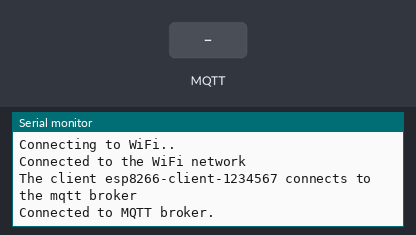
Bench run of a sketch on a simulated ESP8266 (NodeMCU). Parts: the last lines printed to the serial monitor. The test bench sets the inputs (shaded band). WiFi joins after 1.5 s; servers stay silent unless stated; no MQTT or app messages arrive unless stated.

Above: at 2.7 s.
2.8 s: MQTT message "1" arrives on the first subscribed topic
At 3.6 s:
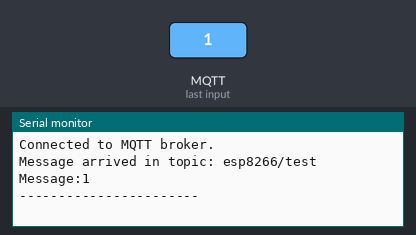
4.3 s: MQTT message "on" arrives on the first subscribed topic
At 4.8 s:
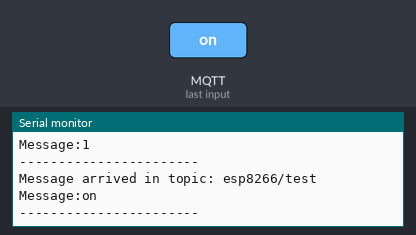
5.8 s: MQTT message "off" arrives on the first subscribed topic
At 7.1 s:
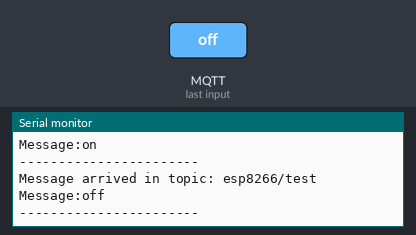

The sketch:

ESP8266-MQTT.ino
```cpp
/*

                  ESP8266 MQTT x EMQX

*/

#include <ESP8266WiFi.h>
#include <PubSubClient.h>

const char *wifi_ssid = "xxxxxxxxxxxxx";  // Enter your WiFi name
const char *wifi_pass = "xxxxxxxxxxxxx";  // Enter WiFi password

const char *mqtt_broker = "broker.emqx.io";  // broker address
const char *mqtt_topic = "esp8266/test";     // define topic
const char *mqtt_username = "emqx";          // username for authentication
const char *mqtt_password = "public";        // password for authentication
const int mqtt_port = 1883;                  // port of MQTT over TCP

WiFiClient espClient;
PubSubClient client(espClient);

//==========================================================================
void setup() {
  Serial.begin(115200);
  WiFi.begin(wifi_ssid, wifi_pass);

  while (WiFi.status() != WL_CONNECTED) {
    delay(500);
    Serial.println("Connecting to WiFi..");
  }

  Serial.println("Connected to the WiFi network");

  client.setServer(mqtt_broker, mqtt_port);
  client.setCallback(callback);
  while (!client.connected()) {
    uint32_t chipId = ESP.getChipId();
    String client_id = "esp8266-client-" + String(chipId);
    Serial.printf("The client %s connects to the mqtt broker\n", client_id.c_str());
    if (client.connect(client_id.c_str(), mqtt_username, mqtt_password)) {
      Serial.println("Connected to MQTT broker.");
      client.subscribe(mqtt_topic);
    } else {
      Serial.print("Failed to connect to MQTT broker, rc=");
      Serial.print(client.state());
      Serial.println(" Retrying in 5 seconds.");
      delay(5000);
    }
  }

  client.publish(mqtt_topic, "Hi EMQX I'm ESP8266 ^^");  // publish to the topic
  client.subscribe(mqtt_topic);                          // subscribe from the topic
}

//==========================================================================
void callback(char *topic, byte *payload, unsigned int length) {
  Serial.print("Message arrived in topic: ");
  Serial.println(mqtt_topic);
  Serial.print("Message:");
  for (int i = 0; i < length; i++) {
    Serial.print((char)payload[i]);
  }
  Serial.println();
  Serial.println("-----------------------");
}

//==========================================================================
void reconnect() {
  while (!client.connected()) {
    Serial.println("Reconnecting to MQTT broker...");
    uint32_t chipId = ESP.getChipId();
    String client_id = "esp8266-client-" + String(chipId);
    Serial.printf("The client %s connects to the public mqtt broker\n", client_id.c_str());
    if (client.connect(client_id.c_str(), mqtt_username, mqtt_password)) {
      Serial.println("Reconnected to MQTT broker.");
      client.subscribe(mqtt_topic);
    } else {
      Serial.print("Failed to reconnect to MQTT broker, rc = ");
      Serial.print(client.state());
      Serial.println("Retrying in 5 seconds.");
      delay(5000);
    }
  }
}

//==========================================================================
void loop() {
  if (!client.connected()) {
    reconnect();
  }
  client.loop();
}

//==========================================================================
```

Measured:
- after the input at 2.8 s, the serial monitor: prints a new line at once (image 1)
- after the input at 4.3 s, the serial monitor: prints a new line at once (image 2)
- after the input at 5.8 s, the serial monitor: prints a new line at once (image 3)
